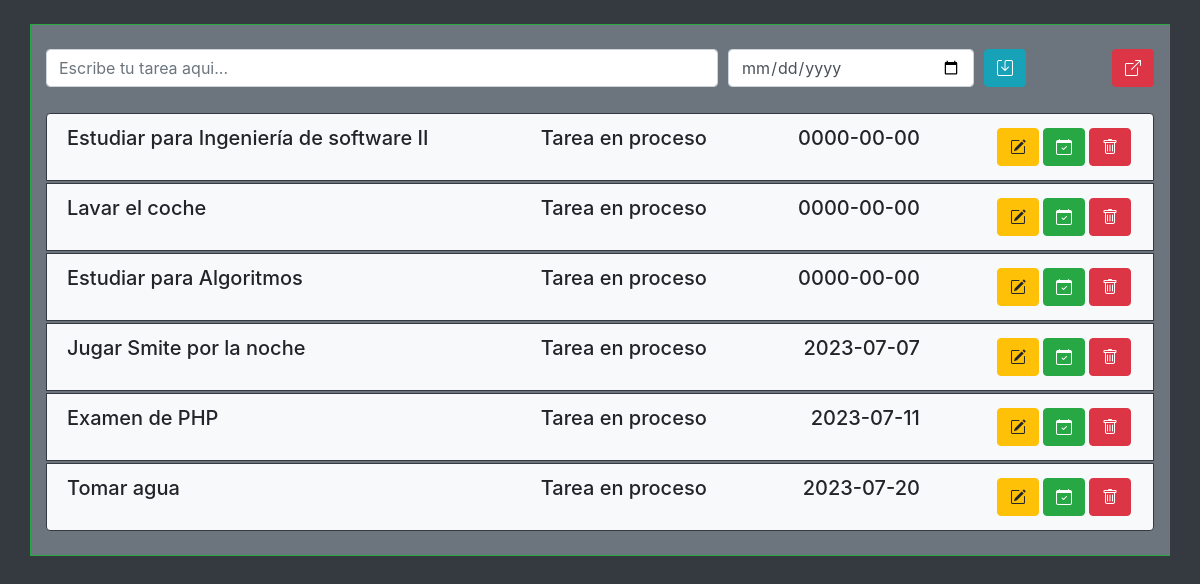
Page /agenda.php?id=1 (signed in) on the committed database.
### tables this page shows
CREATE TABLE `tareas` (
  `id_tarea` int(11) NOT NULL,
  `tarea` text NOT NULL,
  `fecha` date NOT NULL DEFAULT current_timestamp(),
  `estado` tinyint(4) NOT NULL DEFAULT 1,
  `id_usuario` int(11) NOT NULL
);

### agenda.php (the view, shortened to what this page needs)
<?php
    require "conexion.php";
    $id_usuario=$_GET["id"];
    $sql_tareas = "SELECT * FROM tareas WHERE id_usuario='$id_usuario' ORDER BY fecha ASC";
    $req2= mysqli_query($conectar,$sql_tareas);
    $tareas = mysqli_fetch_all($req2,MYSQLI_ASSOC);
?>
<!doctype html>
<html lang="es">
    <head>
        <link rel="stylesheet" href="https://cdn.jsdelivr.net/npm/bootstrap@4.6.2/dist/css/bootstrap.min.css">
        <link rel="stylesheet" href="https://cdn.jsdelivr.net/npm/bootstrap-icons@1.10.5/font/bootstrap-icons.css">
    </head>
    <body class="bg-dark">
        <br>
        <div class="container bg-secondary border border-success">
            <br>
            <div class="row">
                <div class="col-11">
                    <form method="post" action="nuevatarea.php?id=<?php echo($id_usuario)?>" >
                        <div class="form-row" >
                            <div class="col-8">
                                <input type="text" class="form-control" name="tarea" id="tarea" placeholder="Escribe tu tarea aqui...">
                            </div>
                            <div class="col-3">
                                <input type="date" class="form-control" name="fecha" id="fecha">
                            </div>
                            <div class="col-1 text">
                                <button type="submit" class="btn btn-info bi bi-save" title="Guardar tarea"></button>
                            </div>
                        </div>
                    </form>
                </div>
                <span class="col text-right">
                    <a href="salir.php" class="btn btn-danger bi bi-box-arrow-up-right" title="Cerrar sesion"></a>
                </span>
            </div>
            <br>
            <ul class="list-group">
                <?php
                if ($tareas){
                    foreach ($tareas as $t){
                    ?>
                        <li class="list-group-item bg-light border border-dark" style="margin-top:2px">
                            <div class="row">
                                <div class="col-5 text-left">
                                    <h5>
                                        <?php echo $t['tarea']; ?>
                                    </h5>
                                </div>
                                <span class="col text-right">
                                    <h5>
                                        <?php
                                            if ($t['estado']==0){
                                                echo ("Tarea Finalizada");
                                            }else if ($t['estado']==1){
                                                echo ("Tarea en proceso");
                                            }
                                        ?>
                                    </h5>
                                </span>
                                <span class="col text-right">
                                    <h5>
                                    <?php echo $t['fecha']; ?>
                                    </h5>
                                </span>
                                <span class="col">
                                    <a href="borrartarea.php?id=<?php echo($id_usuario)?>&idtarea=<?php echo($t["id_tarea"])?>" type="button" class="btn btn-danger float-right bi bi-trash" style="margin:2px;" title="Borrar tarea"></a>
                                    <a href="estadotarea.php?id=<?php echo($id_usuario)?>&idtarea=<?php echo($t["id_tarea"])?>" type="button" class="btn btn-success float-right bi bi-calendar-check" style="margin:2px;" title="Cambiar estado de tarea"></a>
                                    <a href="agenda.php?id=<?php echo($id_usuario)?>&mod=<?php echo($t["id_tarea"])?>" type="button" class="btn btn-warning float-right bi bi-pencil-square" style="margin:2px;" title="Editar tarea"></a>
                                </span>
                            </div>
                        </li>
                    <?php
                    }
                }
                ?>
            </ul>
            <br>
        </div>
    </body>
</html>

### rows in the picture
tareas: tarea "Estudiar para Ingeniería de software II", estado "Tarea en proceso", fecha "0000-00-00"
tareas: tarea "Lavar el coche", estado "Tarea en proceso", fecha "0000-00-00"
tareas: tarea "Estudiar para Algoritmos", estado "Tarea en proceso", fecha "0000-00-00"
tareas: tarea "Jugar Smite por la noche", estado "Tarea en proceso", fecha "2023-07-07"
tareas: tarea "Examen de PHP", estado "Tarea en proceso", fecha "2023-07-11"
tareas: tarea "Tomar agua", estado "Tarea en proceso", fecha "2023-07-20"
